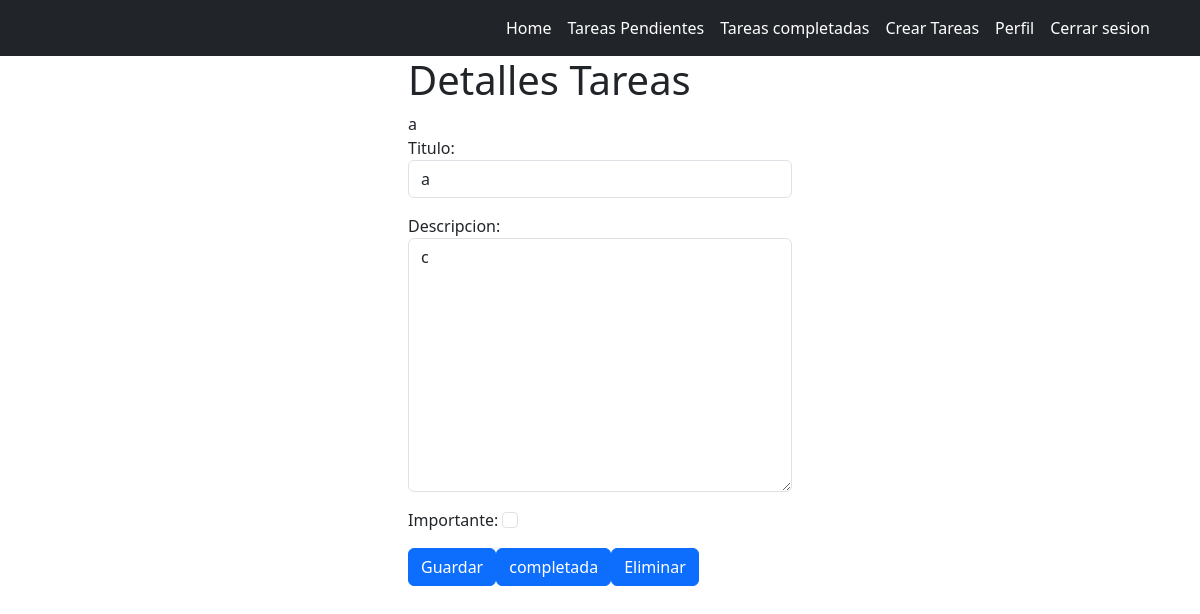
The app's page /tasks/4/ (signed in), older data.
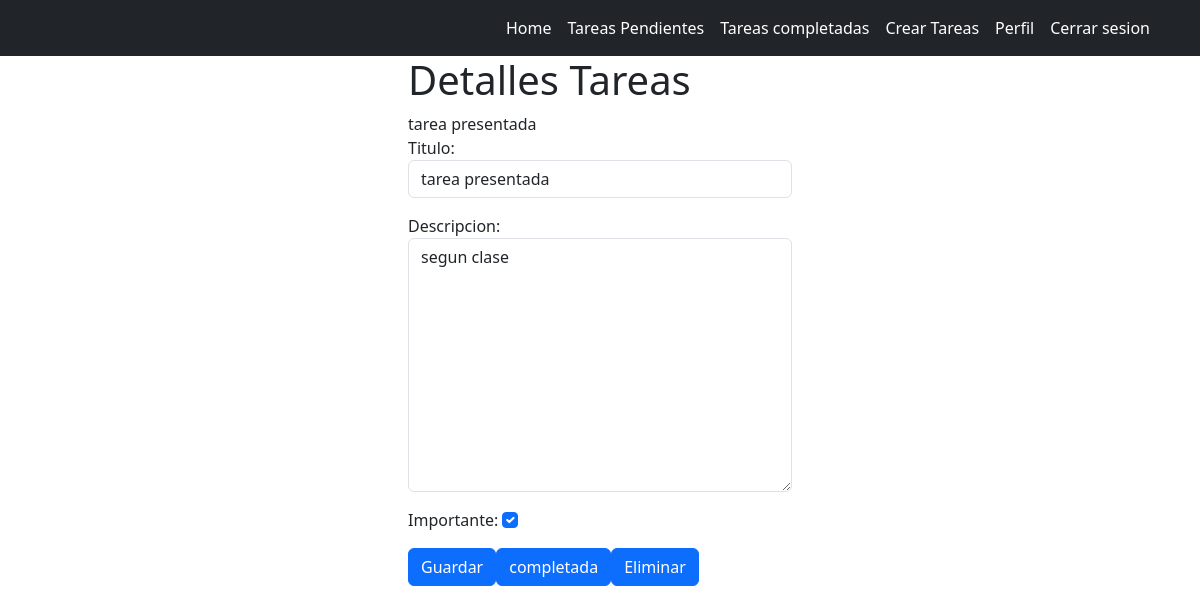
The same page, newer data.
### tasks/models.py (models this page shows, shortened)
class tarea(models.Model):
    Titulo = models.CharField(max_length=100)
    descripcion  = models.TextField(blank=True)
    creada = models.DateTimeField (auto_now_add=True)
    completada = models.DateTimeField(null=True, blank=True)
    importante = models.BooleanField(default=False)
    usuario = models.ForeignKey(User, on_delete= models.CASCADE)

### tasks/views.py (the view, shortened to what this page needs)
# urls.py: path("tasks/<int:task_id>/", views.task_detail, name='task_detail'),
@login_required
def task_detail(request, task_id):
    if request.method == 'GET':
        task = get_object_or_404(tarea, pk=task_id, usuario=request.user)
        form = TaskForm(instance=task)
        return render(request, 'task_detail.html', {
        'task':task,
        'form': form
         })

### tasks/forms.py
class TaskForm(forms.ModelForm):
    class Meta:
        model = tarea
        fields = ['Titulo', 'descripcion', 'importante']
        widgets = {
            'Titulo':forms.TextInput(attrs={'class':'form-control', 'placeholder':'escribir titulo'}),
            'descripcion':forms.Textarea(attrs={'class':'form-control', 'placeholder':'ingresar descripcion'}),
            'importante':forms.CheckboxInput(attrs={'class':'form-check-input'}),
        }

### tasks/templates/task_detail.html (shortened to what this page needs)
{% extends 'base.html' %}
{% block content %}
<main>
    <div class="row">
        <div class="col-md-4 offset-md-4">
                <h1>Detalles Tareas</h1>
                {{task.Titulo}}
                <table>
                    <form method="POST">
                    {{form.as_p}}
                    <button class="btn btn-primary">Guardar</button>
                    </form>
                    <form action="{% url 'complete' task.id %}" method="POST" class="">
                    <button class="btn btn-primary text-center">completada</button>
                    </form>
                    <form action="{% url 'Eliminar_tarea' task.id %}" method="POST">
                    <button class="btn btn-primary text-center">Eliminar</button>
                    </form>
                </table>
         </div>
    </div>
</main>
{% endblock %}

Row changes from the older to the newer data that the page shows:
changed tarea: Titulo "a" → "tarea presentada"; descripcion "c" → "segun clase"; importante "☐" → "☑"
